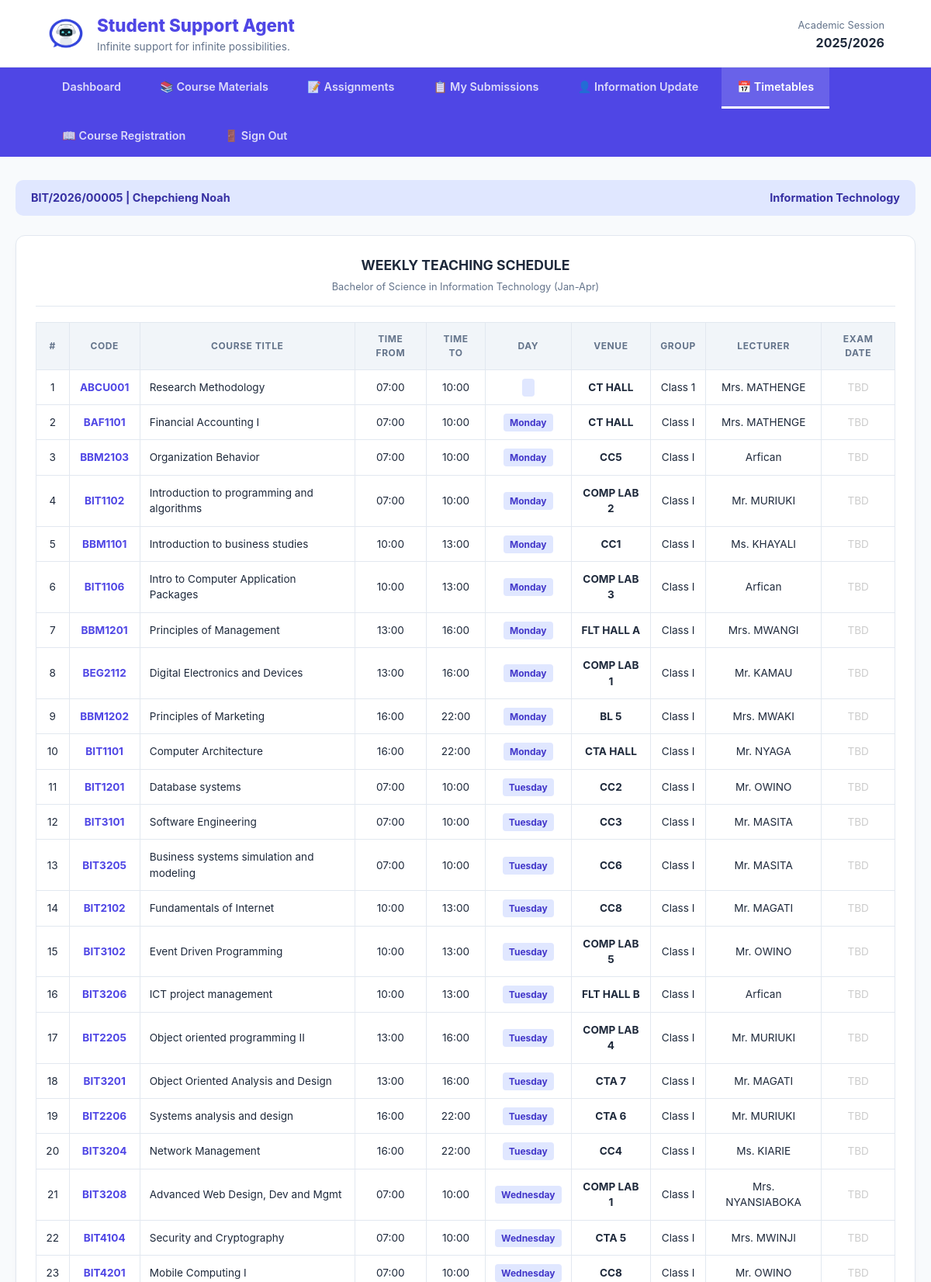
The app's page /Student/teaching_timetable.php (signed in, upper part) with its own data.
### tables this page shows
CREATE TABLE `users` (
  `id` int(11) NOT NULL,
  `full_name` varchar(100) NOT NULL,
  `reg_number` varchar(50) NOT NULL,
  `email` varchar(100) NOT NULL,
  `password` varchar(255) NOT NULL,
  `password_changed` tinyint(1) NOT NULL DEFAULT 0,
  `role` enum('student','admin','lecturer') NOT NULL DEFAULT 'student',
  `department` varchar(100) NOT NULL,
  `phone` varchar(20) DEFAULT NULL,
  `created_at` timestamp NOT NULL DEFAULT current_timestamp(),
  `survey_done` tinyint(1) DEFAULT 0
);

CREATE TABLE `timetable` (
  `id` int(11) NOT NULL,
  `unit_code` varchar(20) DEFAULT NULL,
  `course_title` varchar(100) DEFAULT NULL,
  `department` varchar(50) DEFAULT NULL,
  `time_from` varchar(10) DEFAULT NULL,
  `time_to` varchar(10) DEFAULT NULL,
  `day_of_week` enum('Monday','Tuesday','Wednesday','Thursday','Friday','Saturday','Sunday') DEFAULT NULL,
  `venue` varchar(50) DEFAULT NULL,
  `unit_group` varchar(20) DEFAULT NULL,
  `lecturer` varchar(50) DEFAULT NULL,
  `exam_date` date DEFAULT NULL,
  `semester` enum('1','2','3') NOT NULL,
  `year_level` enum('First Year','Second Year','Third Year','Fourth Year') NOT NULL,
  `academic_year` year(4) NOT NULL,
  `created_at` timestamp NOT NULL DEFAULT current_timestamp()
);

### Student/teaching_timetable.php (the view, shortened to what this page needs)
<?php
$conn = mysqli_connect("localhost", "root", "", "Portal-Asisstant-AI");
$user_id = $_SESSION['user_id'] ?? 1;
$user_q = mysqli_query($conn, "SELECT * FROM users WHERE id='$user_id'");
$user = mysqli_fetch_assoc($user_q);
$reg_number = $user['reg_number'];
$full_name  = $user['full_name'];
$student_department = $user['department'];
$semester = "Jan-Apr";
$academic_year = "2025/2026";
$timetable_q = mysqli_query(
    $conn,
    "SELECT * FROM timetable
     WHERE department = '$student_department'
     ORDER BY FIELD(day_of_week, 'Monday', 'Tuesday', 'Wednesday', 'Thursday', 'Friday', 'Saturday', 'Sunday'),
     time_from ASC"
);
$program_name = "";
switch($student_department) {
    case 'Information Technology':
        $program_name = "Bachelor of Science in Information Technology";
        break;
}
?>
<!DOCTYPE html>
<html lang="en">
<head>
</head>
<body>
<header>
    <div class="branding">
        <img src="../Images/logo.jpg" class="logoimg" alt="Logo">
        <div>
            <h1>Student Support Agent</h1>
            <small>Infinite support for infinite possibilities.</small>
        </div>
    </div>
    <div style="text-align: right;">
        <span style="font-size: 0.8rem; color: var(--text-light);">Academic Session</span><br>
        <strong><?php echo $academic_year; ?></strong>
    </div>
</header>
<nav>
    <a href="home.php?page=dashboard">Dashboard</a>
    <a href="home.php?page=materials">📚 Course Materials</a>
    <a href="home.php?page=assignments">📝 Assignments</a>
    <a href="home.php?page=my_submissions">📋 My Submissions</a>
    <a href="personal_information.php">👤 Information Update</a>
    <a href="teaching_timetable.php" class="active">📅 Timetables</a>
    <a href="registration.php">📖 Course Registration</a>
    <a href="../logout.php">🚪 Sign Out</a>
</nav>
<div class="container">
    <div class="student-strip">
        <span><?php echo "$reg_number | $full_name"; ?></span>
        <span><?php echo $student_department; ?></span>
    </div>
    <div class="card">
        <div class="card-title">
            WEEKLY TEACHING SCHEDULE<br>
            <span style="font-size: 0.8rem; font-weight: 400; color: var(--text-light);"><?php echo $program_name; ?> (<?php echo $semester; ?>)</span>
        </div>
        <table>
            <thead>
                <tr>
                    <th>#</th>
                    <th>Code</th>
                    <th>Course Title</th>
                    <th>Time From</th>
                    <th>Time To</th>
                    <th>Day</th>
                    <th>Venue</th>
                    <th>Group</th>
                    <th>Lecturer</th>
                    <th>Exam Date</th>
                </tr>
            </thead>
            <tbody>
                <?php
                $counter = 1;
                if (mysqli_num_rows($timetable_q) > 0) {
                    while ($row = mysqli_fetch_assoc($timetable_q)) {
                        echo "<tr>
                            <td>{$counter}</td>
                            <td class='unit-code'>{$row['unit_code']}</td>
                            <td style='text-align:left;'>{$row['course_title']}</td>
                            <td>" . date("H:i", strtotime($row['time_from'])) . "</td>
                            <td>" . date("H:i", strtotime($row['time_to'])) . "</td>
                            <td><span class='day-badge'>{$row['day_of_week']}</span></td>
                            <td><strong>{$row['venue']}</strong></td>
                            <td>{$row['unit_group']}</td>
                            <td>{$row['lecturer']}</td>
                            <td>" . ($row['exam_date'] ?: '<span style="color:#ccc;">TBD</span>') . "</td>
                        </tr>";
                        $counter++;
                    }
                } else {
                    echo "<tr><td colspan='10' class='no-data'>
                        <strong>⚠️ No timetable found for your department.</strong><br><br>
                        Your department: <strong>{$student_department}</strong><br>
                        Please contact the academic office or ask the admin to schedule units for your department.
                    </td></tr>";
                }
                ?>
            </tbody>
        </table>
    </div>
</div>
</body>
</html>

### Student/teaching_timetable.php (style rules this page uses)
:root { --primary: #4f46e5; --primary-dark: #3730a3; --bg: #f8fafc; --white: #ffffff; --text-main: #1e293b; --text-light: #64748b; --border: #e2e8f0; }
body { font-family: 'Inter', system-ui, sans-serif; background: var(--bg); color: var(--text-main); margin: 0; line-height: 1.5; }
header { background: var(--white); border-bottom: 1px solid var(--border); padding: 1rem 5%; display: flex; align-items: center; justify-content: space-between; }
.branding { display: flex; align-items: center; gap: 15px; }
.logoimg { height: 50px; border-radius: 8px; }
.branding h1 { margin: 0; font-size: 1.4rem; color: var(--primary); font-weight: 800; }
.branding small { color: var(--text-light); display: block; font-size: 0.85rem; }
nav { background: var(--primary); padding: 0 5%; display: flex; gap: 10px; flex-wrap: wrap; }
nav a { color: rgba(255,255,255,0.8); text-decoration: none; padding: 14px 20px; font-size: 0.9rem; font-weight: 600; transition: 0.3s; border-bottom: 3px solid transparent; }
nav a.active { color: white; border-bottom: 3px solid white; background: rgba(255,255,255,0.15); }
.container { max-width: 1200px; margin: 30px auto; padding: 0 20px; }
.student-strip { background: #e0e7ff; padding: 12px 20px; border-radius: 10px; margin-bottom: 25px; display: flex; justify-content: space-between; align-items: center; color: var(--primary-dark); font-weight: 700; font-size: 0.9rem; flex-wrap: wrap; gap: 10px; }
.card { background: var(--white); border-radius: 12px; box-shadow: 0 4px 6px -1px rgba(0,0,0,0.05); padding: 25px; border: 1px solid var(--border); overflow-x: auto; }
.card-title { font-size: 1.1rem; font-weight: 700; margin-bottom: 20px; color: var(--text-main); border-bottom: 1px solid var(--border); padding-bottom: 12px; text-align: center; }
table { width: 100%; border-collapse: collapse; min-width: 900px; }
th { text-align: center; background: #f1f5f9; padding: 12px; font-size: 0.75rem; text-transform: uppercase; letter-spacing: 0.05em; color: var(--text-light); border: 1px solid var(--border); }
td { padding: 12px; border: 1px solid var(--border); font-size: 0.85rem; text-align: center; }
.unit-code { font-weight: 700; color: var(--primary); }
.day-badge { background: #e0e7ff; color: #4338ca; padding: 4px 8px; border-radius: 4px; font-weight: 700; font-size: 0.75rem; }

### records on screen
users: reg_number "BIT/2026/00005", full_name "Chepchieng Noah", department "Information Technology", department "Bachelor of Science in Information Technology"
timetable: unit_code "ABCU001", course_title "Research Methodology", time_from "07:00", time_to "10:00", venue "CT HALL", unit_group "Class 1", lecturer "Mrs. MATHENGE", exam_date "TBD"
timetable: unit_code "BAF1101", course_title "Financial Accounting I", time_from "07:00", time_to "10:00", day_of_week "Monday", venue "CT HALL", unit_group "Class I", lecturer "Mrs. MATHENGE", exam_date "TBD"
timetable: unit_code "BBM2103", course_title "Organization Behavior", time_from "07:00", time_to "10:00", day_of_week "Monday", venue "CC5", unit_group "Class I", lecturer "Arfican", exam_date "TBD"
timetable: unit_code "BIT1102", course_title "Introduction to programming and algorithms", time_from "07:00", time_to "10:00", day_of_week "Monday", venue "COMP LAB 2", unit_group "Class I", lecturer "Mr. MURIUKI", exam_date "TBD"
timetable: unit_code "BBM1101", course_title "Introduction to business studies", time_from "10:00", time_to "13:00", day_of_week "Monday", venue "CC1", unit_group "Class I", lecturer "Ms. KHAYALI", exam_date "TBD"
timetable: unit_code "BIT1106", course_title "Intro to Computer Application Packages", time_from "10:00", time_to "13:00", day_of_week "Monday", venue "COMP LAB 3", unit_group "Class I", lecturer "Arfican", exam_date "TBD"
timetable: unit_code "BBM1201", course_title "Principles of Management", time_from "13:00", time_to "16:00", day_of_week "Monday", venue "FLT HALL A", unit_group "Class I", lecturer "Mrs. MWANGI", exam_date "TBD"
timetable: unit_code "BEG2112", course_title "Digital Electronics and Devices", time_from "13:00", time_to "16:00", day_of_week "Monday", venue "COMP LAB 1", unit_group "Class I", lecturer "Mr. KAMAU", exam_date "TBD"
timetable: unit_code "BBM1202", course_title "Principles of Marketing", time_from "16:00", time_to "22:00", day_of_week "Monday", venue "BL 5", unit_group "Class I", lecturer "Mrs. MWAKI", exam_date "TBD"
timetable: unit_code "BIT1101", course_title "Computer Architecture", time_from "16:00", time_to "22:00", day_of_week "Monday", venue "CTA HALL", unit_group "Class I", lecturer "Mr. NYAGA", exam_date "TBD"
timetable: unit_code "BIT1201", course_title "Database systems", time_from "07:00", time_to "10:00", day_of_week "Tuesday", venue "CC2", unit_group "Class I", lecturer "Mr. OWINO", exam_date "TBD"
timetable: unit_code "BIT3101", course_title "Software Engineering", time_from "07:00", time_to "10:00", day_of_week "Tuesday", venue "CC3", unit_group "Class I", lecturer "Mr. MASITA", exam_date "TBD"
timetable: unit_code "BIT3205", course_title "Business systems simulation and modeling", time_from "07:00", time_to "10:00", day_of_week "Tuesday", venue "CC6", unit_group "Class I", lecturer "Mr. MASITA", exam_date "TBD"
timetable: unit_code "BIT2102", course_title "Fundamentals of Internet", time_from "10:00", time_to "13:00", day_of_week "Tuesday", venue "CC8", unit_group "Class I", lecturer "Mr. MAGATI", exam_date "TBD"
timetable: unit_code "BIT3102", course_title "Event Driven Programming", time_from "10:00", time_to "13:00", day_of_week "Tuesday", venue "COMP LAB 5", unit_group "Class I", lecturer "Mr. OWINO", exam_date "TBD"
timetable: unit_code "BIT3206", course_title "ICT project management", time_from "10:00", time_to "13:00", day_of_week "Tuesday", venue "FLT HALL B", unit_group "Class I", lecturer "Arfican", exam_date "TBD"
timetable: unit_code "BIT2205", course_title "Object oriented programming II", time_from "13:00", time_to "16:00", day_of_week "Tuesday", venue "COMP LAB 4", unit_group "Class I", lecturer "Mr. MURIUKI", exam_date "TBD"
timetable: unit_code "BIT3201", course_title "Object Oriented Analysis and Design", time_from "13:00", time_to "16:00", day_of_week "Tuesday", venue "CTA 7", unit_group "Class I", lecturer "Mr. MAGATI", exam_date "TBD"
timetable: unit_code "BIT2206", course_title "Systems analysis and design", time_from "16:00", time_to "22:00", day_of_week "Tuesday", venue "CTA 6", unit_group "Class I", lecturer "Mr. MURIUKI", exam_date "TBD"
timetable: unit_code "BIT3204", course_title "Network Management", time_from "16:00", time_to "22:00", day_of_week "Tuesday", venue "CC4", unit_group "Class I", lecturer "Ms. KIARIE", exam_date "TBD"
timetable: unit_code "BIT3208", course_title "Advanced Web Design, Dev and Mgmt", time_from "07:00", time_to "10:00", day_of_week "Wednesday", venue "COMP LAB 1", unit_group "Class I", lecturer "Mrs. NYANSIABOKA", exam_date "TBD"
timetable: unit_code "BIT4104", course_title "Security and Cryptography", time_from "07:00", time_to "10:00", day_of_week "Wednesday", venue "CTA 5", unit_group "Class I", lecturer "Mrs. MWINJI", exam_date "TBD"
timetable: unit_code "BIT4201", course_title "Mobile Computing I", time_from "07:00", time_to "10:00", day_of_week "Wednesday", venue "CC8", unit_group "Class I", lecturer "Mr. OWINO", exam_date "TBD"

### other values on screen
$academic_year "2025/2026"
$semester "Jan-Apr"
